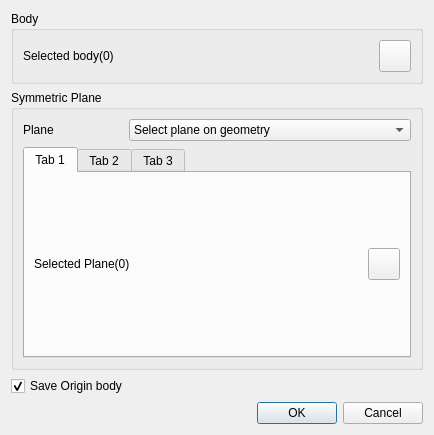
<?xml version="1.0" encoding="UTF-8"?>
<ui version="4.0">
 <class>MirrorFeatureDialog</class>
 <widget class="QDialog" name="MirrorFeatureDialog">
  <property name="geometry">
   <rect>
    <x>0</x>
    <y>0</y>
    <width>434</width>
    <height>383</height>
   </rect>
  </property>
  <property name="windowTitle">
   <string>Mirror Feature</string>
  </property>
  <layout class="QGridLayout" name="gridLayout_5">
   <item row="0" column="0">
    <widget class="QGroupBox" name="groupBox">
     <property name="title">
      <string>Body</string>
     </property>
     <layout class="QGridLayout" name="gridLayout">
      <item row="0" column="0">
       <widget class="QLabel" name="bodylabel">
        <property name="text">
         <string>Selected body(0)</string>
        </property>
       </widget>
      </item>
      <item row="0" column="1">
       <widget class="QPushButton" name="geoSelectSurface">
        <property name="sizePolicy">
         <sizepolicy hsizetype="Minimum" vsizetype="Minimum">
          <horstretch>0</horstretch>
          <verstretch>0</verstretch>
         </sizepolicy>
        </property>
        <property name="minimumSize">
         <size>
          <width>32</width>
          <height>32</height>
         </size>
        </property>
        <property name="maximumSize">
         <size>
          <width>32</width>
          <height>32</height>
         </size>
        </property>
        <property name="styleSheet">
         <string notr="true">background-image: url(:/QUI/geometry/selectbody.png);</string>
        </property>
        <property name="text">
         <string/>
        </property>
        <property name="checkable">
         <bool>true</bool>
        </property>
       </widget>
      </item>
     </layout>
    </widget>
   </item>
   <item row="1" column="0">
    <widget class="QGroupBox" name="groupBox_2">
     <property name="title">
      <string>Symmetric Plane</string>
     </property>
     <layout class="QGridLayout" name="gridLayout_4">
      <item row="0" column="0">
       <layout class="QHBoxLayout" name="horizontalLayout">
        <item>
         <widget class="QLabel" name="label">
          <property name="sizePolicy">
           <sizepolicy hsizetype="Preferred" vsizetype="Preferred">
            <horstretch>0</horstretch>
            <verstretch>0</verstretch>
           </sizepolicy>
          </property>
          <property name="maximumSize">
           <size>
            <width>100</width>
            <height>16777215</height>
           </size>
          </property>
          <property name="text">
           <string>Plane</string>
          </property>
         </widget>
        </item>
        <item>
         <widget class="QComboBox" name="comboBoxType">
          <property name="sizePolicy">
           <sizepolicy hsizetype="Preferred" vsizetype="Fixed">
            <horstretch>0</horstretch>
            <verstretch>0</verstretch>
           </sizepolicy>
          </property>
          <item>
           <property name="text">
            <string>Select plane on geometry</string>
           </property>
          </item>
          <item>
           <property name="text">
            <string>Coordinate</string>
           </property>
          </item>
          <item>
           <property name="text">
            <string>Random</string>
           </property>
          </item>
         </widget>
        </item>
       </layout>
      </item>
      <item row="1" column="0">
       <widget class="QTabWidget" name="tabWidget">
        <property name="currentIndex">
         <number>0</number>
        </property>
        <widget class="QWidget" name="tab">
         <attribute name="title">
          <string>Tab 1</string>
         </attribute>
         <layout class="QGridLayout" name="gridLayout_2">
          <item row="0" column="0">
           <widget class="QLabel" name="planelabel">
            <property name="text">
             <string>Selected Plane(0)</string>
            </property>
           </widget>
          </item>
          <item row="0" column="1">
           <widget class="QPushButton" name="geoSelectSurface_1">
            <property name="sizePolicy">
             <sizepolicy hsizetype="Minimum" vsizetype="Minimum">
              <horstretch>0</horstretch>
              <verstretch>0</verstretch>
             </sizepolicy>
            </property>
            <property name="minimumSize">
             <size>
              <width>32</width>
              <height>32</height>
             </size>
            </property>
            <property name="maximumSize">
             <size>
              <width>32</width>
              <height>32</height>
             </size>
            </property>
            <property name="styleSheet">
             <string notr="true">background-image: url(:/QUI/geometry/selectface.png);</string>
            </property>
            <property name="text">
             <string/>
            </property>
            <property name="checkable">
             <bool>true</bool>
            </property>
           </widget>
          </item>
         </layout>
        </widget>
        <widget class="QWidget" name="tab_2">
         <attribute name="title">
          <string>Tab 2</string>
         </attribute>
         <layout class="QGridLayout" name="gridLayout_3">
          <item row="0" column="0">
           <widget class="QLabel" name="label_2">
            <property name="text">
             <string>Plane:</string>
            </property>
           </widget>
          </item>
          <item row="0" column="1">
           <widget class="QComboBox" name="comboBoxPlane">
            <item>
             <property name="text">
              <string>XOY</string>
             </property>
            </item>
            <item>
             <property name="text">
              <string>XOZ</string>
             </property>
            </item>
            <item>
             <property name="text">
              <string>YOZ</string>
             </property>
            </item>
           </widget>
          </item>
         </layout>
        </widget>
        <widget class="QWidget" name="tab_3">
         <attribute name="title">
          <string>Tab 3</string>
         </attribute>
         <layout class="QGridLayout" name="gridLayout_8">
          <item row="0" column="0">
           <widget class="QGroupBox" name="groupBox_3">
            <property name="title">
             <string>Basic Point</string>
            </property>
            <layout class="QGridLayout" name="gridLayout_6">
             <property name="leftMargin">
              <number>0</number>
             </property>
             <property name="rightMargin">
              <number>0</number>
             </property>
             <item row="0" column="0">
              <layout class="QVBoxLayout" name="basicLayout"/>
             </item>
            </layout>
           </widget>
          </item>
          <item row="1" column="0">
           <widget class="QGroupBox" name="groupBox_4">
            <property name="title">
             <string>Axis</string>
            </property>
            <layout class="QGridLayout" name="gridLayout_7">
             <item row="0" column="0">
              <layout class="QHBoxLayout" name="horizontalLayout_4">
               <item>
                <widget class="QRadioButton" name="radioButtonX">
                 <property name="text">
                  <string>X axis</string>
                 </property>
                </widget>
               </item>
               <item>
                <widget class="QRadioButton" name="radioButtonY">
                 <property name="text">
                  <string>Y axis</string>
                 </property>
                </widget>
               </item>
               <item>
                <widget class="QRadioButton" name="radioButtonZ">
                 <property name="text">
                  <string>Z axis</string>
                 </property>
                 <property name="checked">
                  <bool>true</bool>
                 </property>
                </widget>
               </item>
              </layout>
             </item>
             <item row="1" column="0">
              <widget class="QRadioButton" name="radioButtonUser">
               <property name="text">
                <string>User define</string>
               </property>
              </widget>
             </item>
             <item row="2" column="0">
              <layout class="QHBoxLayout" name="horizontalLayout_5">
               <item>
                <widget class="QDoubleSpinBox" name="doubleSpinBoxX">
                 <property name="minimum">
                  <double>-1000.000000000000000</double>
                 </property>
                 <property name="maximum">
                  <double>1000.000000000000000</double>
                 </property>
                </widget>
               </item>
               <item>
                <widget class="QDoubleSpinBox" name="doubleSpinBoxY">
                 <property name="minimum">
                  <double>-1000.000000000000000</double>
                 </property>
                 <property name="maximum">
                  <double>1000.000000000000000</double>
                 </property>
                </widget>
               </item>
               <item>
                <widget class="QDoubleSpinBox" name="doubleSpinBoxZ">
                 <property name="minimum">
                  <double>-1000.000000000000000</double>
                 </property>
                 <property name="maximum">
                  <double>1000.000000000000000</double>
                 </property>
                 <property name="value">
                  <double>1.000000000000000</double>
                 </property>
                </widget>
               </item>
              </layout>
             </item>
            </layout>
           </widget>
          </item>
         </layout>
        </widget>
       </widget>
      </item>
     </layout>
    </widget>
   </item>
   <item row="3" column="0">
    <widget class="QDialogButtonBox" name="buttonBox">
     <property name="orientation">
      <enum>Qt::Horizontal</enum>
     </property>
     <property name="standardButtons">
      <set>QDialogButtonBox::Cancel|QDialogButtonBox::Ok</set>
     </property>
    </widget>
   </item>
   <item row="2" column="0">
    <widget class="QCheckBox" name="checkBoxSaveOrigin">
     <property name="text">
      <string>Save Origin body</string>
     </property>
     <property name="checked">
      <bool>true</bool>
     </property>
    </widget>
   </item>
  </layout>
 </widget>
 <resources>
  <include location="../qrc/qianfan.qrc"/>
 </resources>
 <connections>
  <connection>
   <sender>buttonBox</sender>
   <signal>accepted()</signal>
   <receiver>MirrorFeatureDialog</receiver>
   <slot>accept()</slot>
   <hints>
    <hint type="sourcelabel">
     <x>248</x>
     <y>254</y>
    </hint>
    <hint type="destinationlabel">
     <x>157</x>
     <y>274</y>
    </hint>
   </hints>
  </connection>
  <connection>
   <sender>buttonBox</sender>
   <signal>rejected()</signal>
   <receiver>MirrorFeatureDialog</receiver>
   <slot>reject()</slot>
   <hints>
    <hint type="sourcelabel">
     <x>316</x>
     <y>260</y>
    </hint>
    <hint type="destinationlabel">
     <x>286</x>
     <y>274</y>
    </hint>
   </hints>
  </connection>
 </connections>
</ui>
